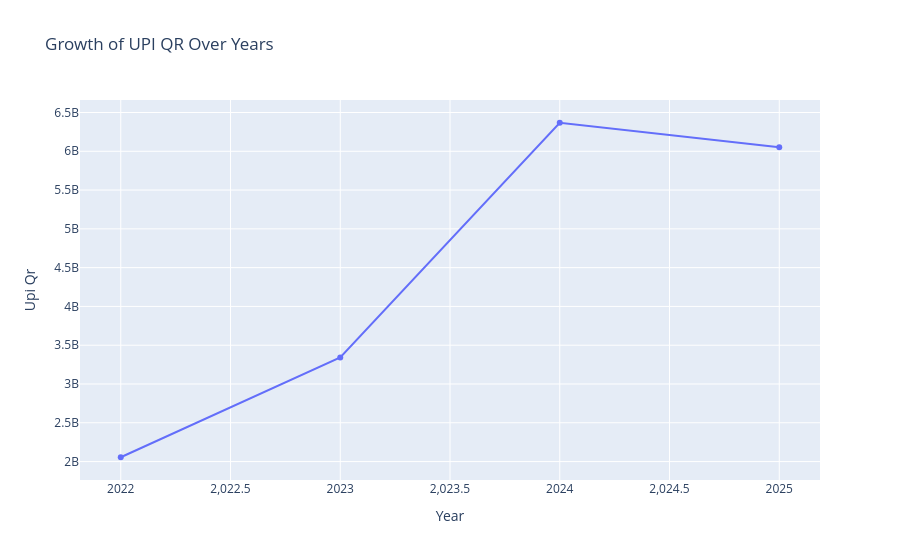

Here is the notebook cell this chart was saved with:
### Markdown cell above
-----------------------------------------------------------------------------------------------------------------------------------------

Line Chart : Growth of Bharat QR Over Years

Insight-

* We can see a consistent uparward trend from 2022 -2024.

* Highest growth happened 2022 to 2024.

* A slight decline from 2024-2025 which may due to preference of UPI by customers.

---------------------------------------------------------------------------------------------------------------------------------------

### Code cell
#Line plot that shows growth of UPI qr over years


import plotly.express as px

upi_qr_growth = df.groupby("Year")["Upi Qr"].sum().reset_index()

upi_qr_growth["Year"] = upi_qr_growth["Year"].astype(int)

fig = px.line(
    upi_qr_growth,
    x="Year",
    y="Upi Qr",
    markers=True,
    title="Growth of UPI QR Over Years"
)

fig.show()

### Figure 1 — Plotly figure (JSON) as saved in the notebook; plotly's stock layout.template omitted (floating-point values rounded to 4 significant figures)
{"data": [{"hovertemplate": "Year=%{x}<br>Upi Qr=%{y}<extra></extra>", "legendgroup": "", "line": {"color": "#636efa", "dash": "solid"}, "marker": {"symbol": "circle"}, "mode": "lines+markers", "name": "", "orientation": "v", "showlegend": false, "type": "scatter", "x": [2022, 2023, 2024, 2025], "xaxis": "x", "y": [2055640262, 3341800485, 6367918083, 6053357283], "yaxis": "y"}], "layout": {"legend": {"tracegroupgap": 0}, "title": {"text": "Growth of UPI QR Over Years"}, "xaxis": {"anchor": "y", "domain": [0, 1], "title": {"text": "Year"}}, "yaxis": {"anchor": "x", "domain": [0, 1], "title": {"text": "Upi Qr"}}}}
